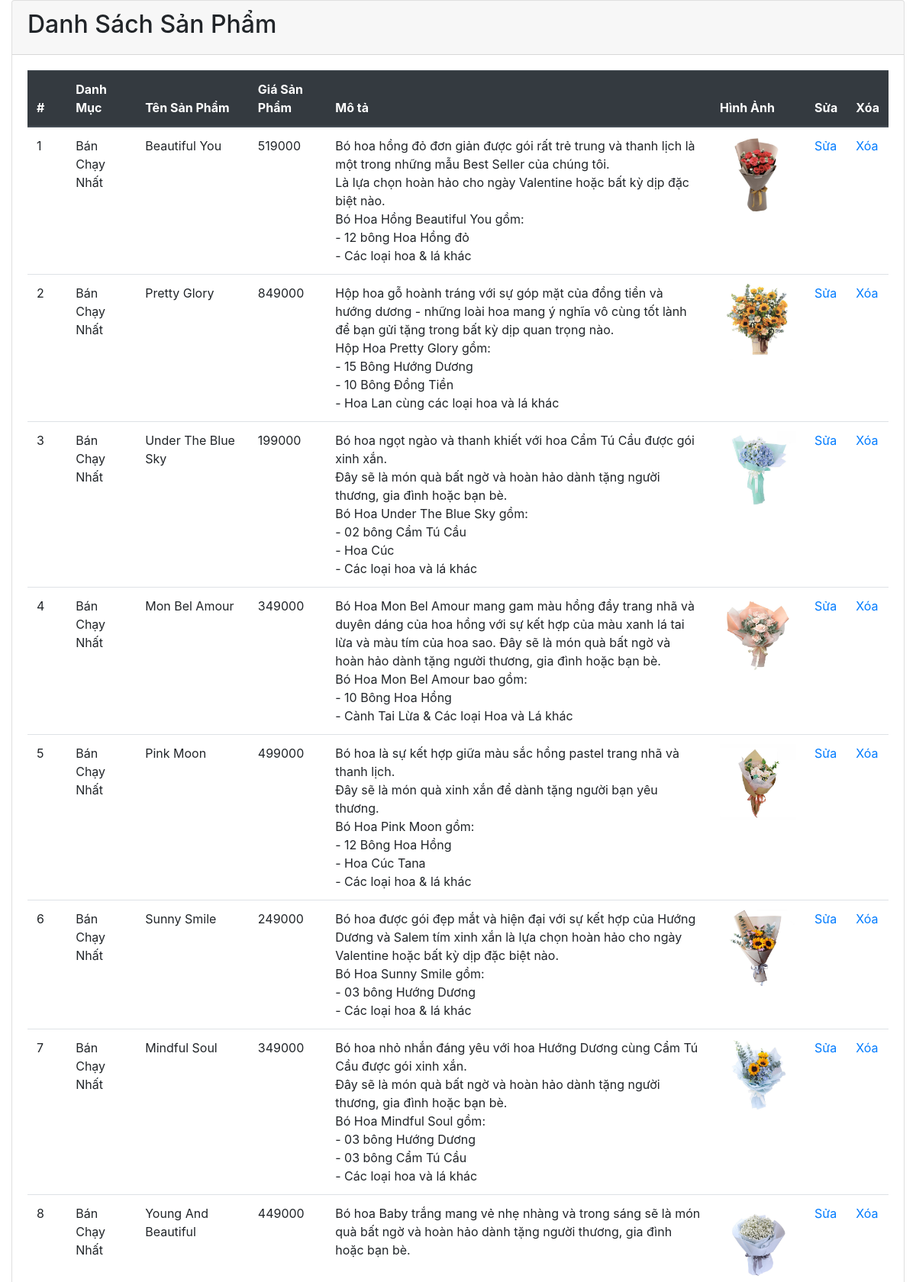
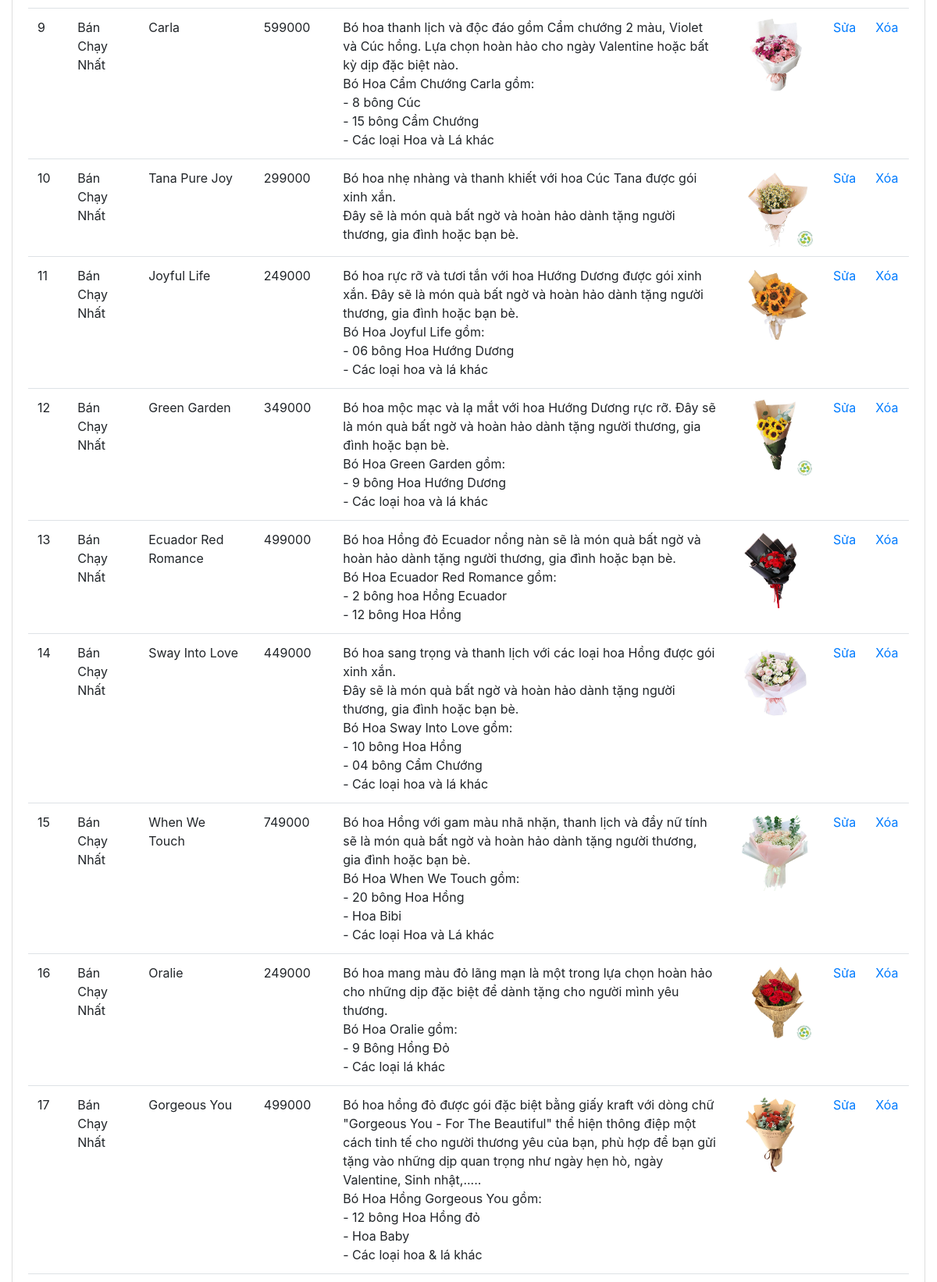
/admin/products/index.php (upper part), run on the app's committed database (2 pictures, top to bottom).
### tables this page shows
CREATE TABLE `products` (
  `id_product` int(11) NOT NULL,
  `id_category` int(11) DEFAULT NULL,
  `title` varchar(250) DEFAULT NULL,
  `price` float DEFAULT NULL,
  `content` longtext DEFAULT NULL,
  `thumbnail` varchar(500) DEFAULT NULL,
  `created_at` datetime DEFAULT NULL,
  `updated_at` datetime DEFAULT NULL
);

CREATE TABLE `category` (
  `id_category` int(11) NOT NULL,
  `name` varchar(50) NOT NULL,
  `created_at` datetime DEFAULT NULL,
  `updated_at` datetime DEFAULT NULL
);

### admin/products/danhsach.php (the view, shortened to what this page needs)
<?php
$sql = "select * from products inner join category on products.id_category = category.id_category";
$query = mysqli_query($conn,$sql);
?>
<div class="container-fluid">
    <div class="card">
        <div class="card-header">
            <h2>Danh Sách Sản Phẩm</h2>
        </div>
        <div class="card-body">
            <table class="table">
                <thead class="thead-dark">
                    <tr>
                        <th>#</th>
                        <th>Danh Mục</th>
                        <th>Tên Sản Phẩm</th>
                        <th>Giá Sản Phẩm</th>
                        <th>Mô tả</th>
                        <th>Hình Ảnh</th>
                        <th>Sửa</th>
                        <th>Xóa</th>
                    </tr>
                </thead>
                <tbody>
                    <?php
                    $i = 1;
                    while($row = mysqli_fetch_assoc($query)){?>
                        <tr>
                        <td><?php echo $i++ ?></td>
                        <td><?php echo $row['name']; ?></td>
                        <td><?php echo $row['title']; ?></td>
                        <td><?php echo $row['price']; ?></td>
                        <td><?php echo $row['content']; ?></td>
                        <td><img style="width: 100px;" src="img/<?php echo $row['thumbnail']; ?>"></td>
                        <td>
                        <a href="index.php?page_layout=them&id=<?php echo $row['id_product']; ?>">Sửa</a>
                    </td>
                        <td>
                            <a onclick="return Del('<?php echo $row['title']; ?>')" href="index.php?page_layout=them&id=<?php echo $row['id_product']; ?>">Xóa</a>
                        </td>
                    </tr>
                   <?php } ?>
                </tbody>
            </table>
        </div>
    </div>
</div>

### data on the page
products: id_category.name "Bán Chạy Nhất", title "Beautiful You", price "519000", content "Bó hoa hồng đỏ đơn giản được gói rất trẻ trung và thanh lịch là một trong những mẫu Best Seller của chúng tôi. Là lựa chọn hoàn hảo cho ngày Valentine hoặc bất kỳ dịp đặc biệt nào. Bó Hoa Hồng Beautiful You gồm: - 12 bông Hoa Hồng đỏ - Các loại hoa & lá khác", thumbnail (picture)
products: id_category.name "Bán Chạy Nhất", title "Pretty Glory", price "849000", content "Hộp hoa gỗ hoành tráng với sự góp mặt của đồng tiền và hướng dương - những loài hoa mang ý nghĩa vô cùng tốt lành để bạn gửi tặng trong bất kỳ dịp quan trọng nào. Hộp Hoa Pretty Glory gồm: - 15 Bông Hướng Dương - 10 Bông Đồng Tiền - Hoa Lan cùng các loại hoa và lá khác", thumbnail (picture)
products: id_category.name "Bán Chạy Nhất", title "Under The Blue Sky", price "199000", content "Bó hoa ngọt ngào và thanh khiết với hoa Cẩm Tú Cầu được gói xinh xắn. Đây sẽ là món quà bất ngờ và hoàn hảo dành tặng người thương, gia đình hoặc bạn bè. Bó Hoa Under The Blue Sky gồm: - 02 bông Cẩm Tú Cầu - Hoa Cúc - Các loại hoa và lá khác", thumbnail (picture)
products: id_category.name "Bán Chạy Nhất", title "Mon Bel Amour", price "349000", content "Bó Hoa Mon Bel Amour mang gam màu hồng đầy trang nhã và duyên dáng của hoa hồng với sự kết hợp của màu xanh lá tai lừa và màu tím của hoa sao. Đây sẽ là món quà bất ngờ và hoàn hảo dành tặng người thương, gia đình hoặc bạn bè. Bó Hoa Mon Bel Amour bao gồm: - 10 Bông Hoa Hồng - Cành Tai Lừa & Các loại Hoa và Lá khác", thumbnail (picture)
products: id_category.name "Bán Chạy Nhất", title "Pink Moon", price "499000", content "Bó hoa là sự kết hợp giữa màu sắc hồng pastel trang nhã và thanh lịch. Đây sẽ là món quà xinh xắn để dành tặng người bạn yêu thương. Bó Hoa Pink Moon gồm: - 12 Bông Hoa Hồng - Hoa Cúc Tana - Các loại hoa & lá khác", thumbnail (picture)
products: id_category.name "Bán Chạy Nhất", title "Sunny Smile", price "249000", content "Bó hoa được gói đẹp mắt và hiện đại với sự kết hợp của Hướng Dương và Salem tím xinh xắn là lựa chọn hoàn hảo cho ngày Valentine hoặc bất kỳ dịp đặc biệt nào. Bó Hoa Sunny Smile gồm: - 03 bông Hướng Dương - Các loại hoa & lá khác", thumbnail (picture)
products: id_category.name "Bán Chạy Nhất", title "Mindful Soul", price "349000", content "Bó hoa nhỏ nhắn đáng yêu với hoa Hướng Dương cùng Cẩm Tú Cầu được gói xinh xắn. Đây sẽ là món quà bất ngờ và hoàn hảo dành tặng người thương, gia đình hoặc bạn bè. Bó Hoa Mindful Soul gồm: - 03 bông Hướng Dương - 03 bông Cẩm Tú Cầu - Các loại hoa và lá khác", thumbnail (picture)
products: id_category.name "Bán Chạy Nhất", title "Young And Beautiful", price "449000", content "Bó hoa Baby trắng mang vẻ nhẹ nhàng và trong sáng sẽ là món quà bất ngờ và hoàn hảo dành tặng người thương, gia đình hoặc bạn bè.", thumbnail (picture)
products: id_category.name "Bán Chạy Nhất", title "Carla", price "599000", content "Bó hoa thanh lịch và độc đáo gồm Cẩm chướng 2 màu, Violet và Cúc hồng. Lựa chọn hoàn hảo cho ngày Valentine hoặc bất kỳ dịp đặc biệt nào. Bó Hoa Cẩm Chướng Carla gồm: - 8 bông Cúc - 15 bông Cầm Chướng - Các loại Hoa và Lá khác", thumbnail (picture)
products: id_category.name "Bán Chạy Nhất", title "Tana Pure Joy", price "299000", content "Bó hoa nhẹ nhàng và thanh khiết với hoa Cúc Tana được gói xinh xắn. Đây sẽ là món quà bất ngờ và hoàn hảo dành tặng người thương, gia đình hoặc bạn bè.", thumbnail (picture)
products: id_category.name "Bán Chạy Nhất", title "Joyful Life", price "249000", content "Bó hoa rực rỡ và tươi tắn với hoa Hướng Dương được gói xinh xắn. Đây sẽ là món quà bất ngờ và hoàn hảo dành tặng người thương, gia đình hoặc bạn bè. Bó Hoa Joyful Life gồm: - 06 bông Hoa Hướng Dương - Các loại hoa và lá khác", thumbnail (picture)
products: id_category.name "Bán Chạy Nhất", title "Green Garden", price "349000", content "Bó hoa mộc mạc và lạ mắt với hoa Hướng Dương rực rỡ. Đây sẽ là món quà bất ngờ và hoàn hảo dành tặng người thương, gia đình hoặc bạn bè. Bó Hoa Green Garden gồm: - 9 bông Hoa Hướng Dương - Các loại hoa và lá khác", thumbnail (picture)
products: id_category.name "Bán Chạy Nhất", title "Ecuador Red Romance", price "499000", content "Bó hoa Hồng đỏ Ecuador nồng nàn sẽ là món quà bất ngờ và hoàn hảo dành tặng người thương, gia đình hoặc bạn bè. Bó Hoa Ecuador Red Romance gồm: - 2 bông hoa Hồng Ecuador - 12 bông Hoa Hồng", thumbnail (picture)
products: id_category.name "Bán Chạy Nhất", title "Sway Into Love", price "449000", content "Bó hoa sang trọng và thanh lịch với các loại hoa Hồng được gói xinh xắn. Đây sẽ là món quà bất ngờ và hoàn hảo dành tặng người thương, gia đình hoặc bạn bè. Bó Hoa Sway Into Love gồm: - 10 bông Hoa Hồng - 04 bông Cẩm Chướng - Các loại hoa và lá khác", thumbnail (picture)
products: id_category.name "Bán Chạy Nhất", title "When We Touch", price "749000", content "Bó hoa Hồng với gam màu nhã nhặn, thanh lịch và đầy nữ tính sẽ là món quà bất ngờ và hoàn hảo dành tặng người thương, gia đình hoặc bạn bè. Bó Hoa When We Touch gồm: - 20 bông Hoa Hồng - Hoa Bibi - Các loại Hoa và Lá khác", thumbnail (picture)
products: id_category.name "Bán Chạy Nhất", title "Oralie", price "249000", content "Bó hoa mang màu đỏ lãng mạn là một trong lựa chọn hoàn hảo cho những dịp đặc biệt để dành tặng cho người mình yêu thương. Bó Hoa Oralie gồm: - 9 Bông Hồng Đỏ - Các loại lá khác", thumbnail (picture)
products: id_category.name "Bán Chạy Nhất", title "Gorgeous You", price "499000", content "Bó hoa hồng đỏ được gói đặc biệt bằng giấy kraft với dòng chữ \"Gorgeous You - For The Beautiful\" thể hiện thông điệp một cách tinh tế cho người thương yêu của bạn, phù hợp để bạn gửi tặng vào những dịp quan trọng như ngày hẹn hò, ngày Valentine, Sinh nhật,..... Bó Hoa Hồng Gorgeous You gồm: - 12 bông Hoa Hồng đỏ - Hoa Baby - Các loại hoa & lá khác", thumbnail (picture)
